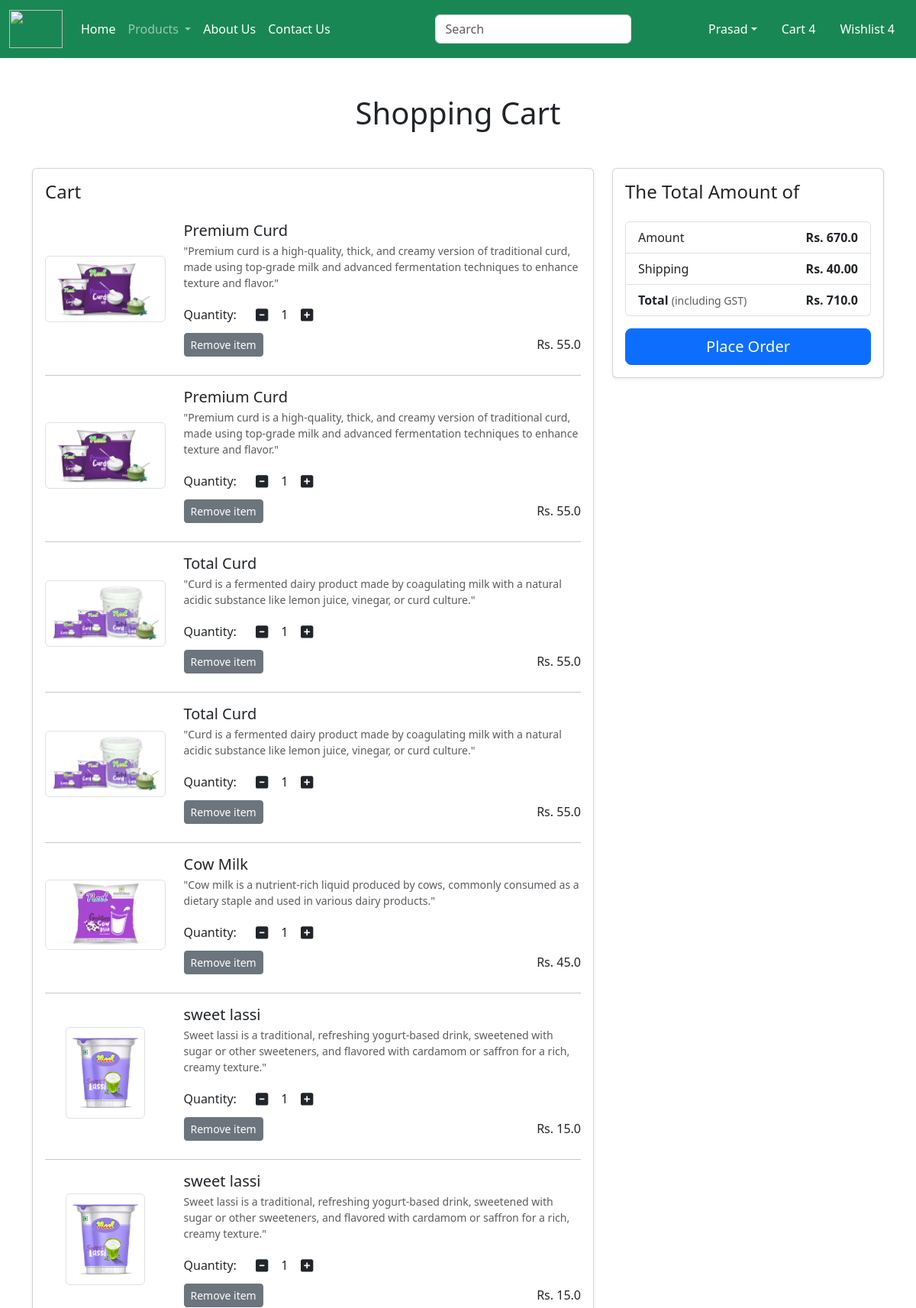
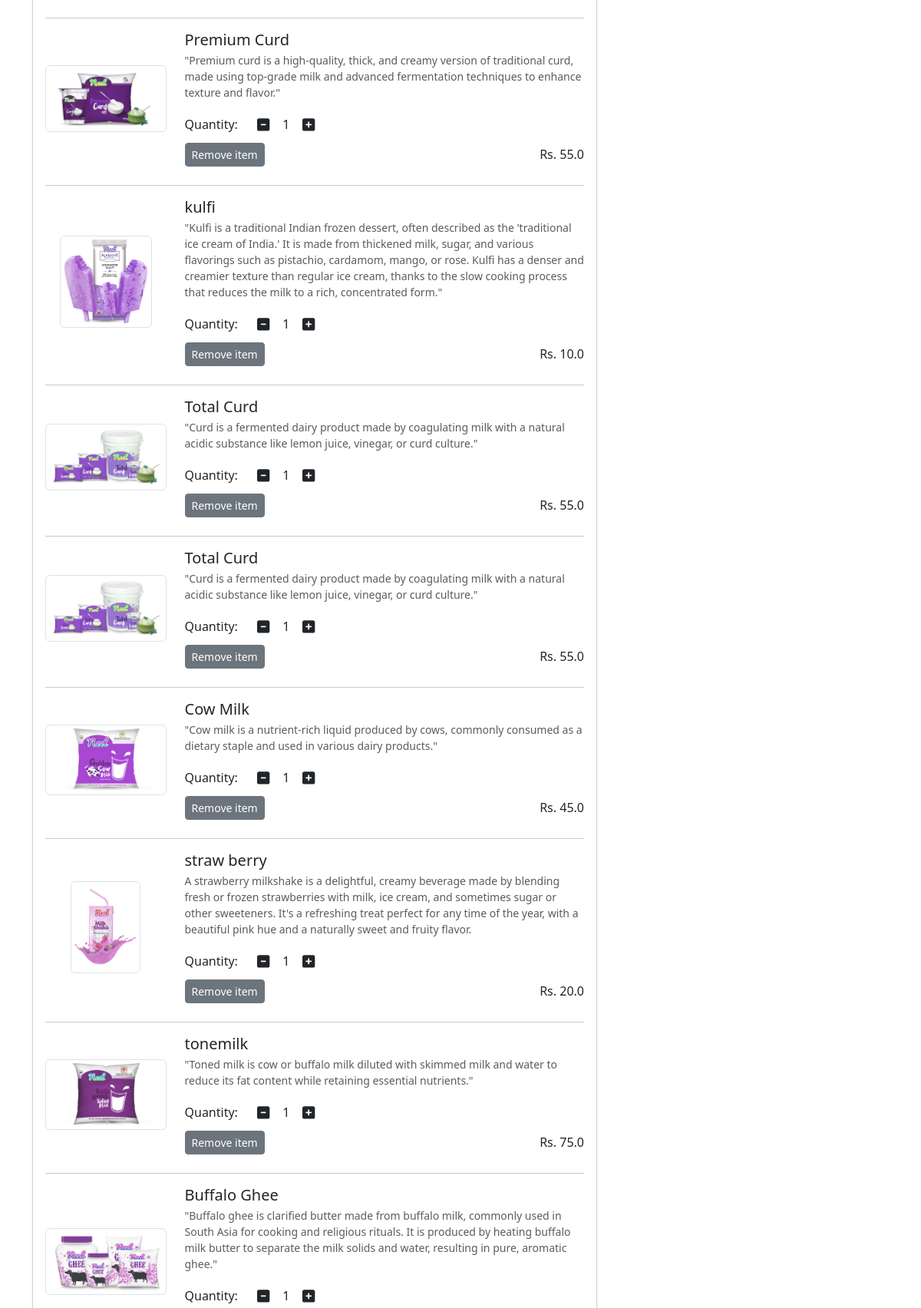
The app's page /cart/ (signed in, upper part) with its own data (2 pictures, top to bottom).
### app/models.py (models this page shows, shortened)
class Cart(models.Model):
    user = models.ForeignKey(User,on_delete=models.CASCADE)
    product = models.ForeignKey(Product,on_delete=models.CASCADE)
    quantity = models.PositiveIntegerField(default=1)

class Product(models.Model):
    title= models.CharField(max_length=100)
    selling_price=models.FloatField()
    discounted_price = models.FloatField()
    description = models.TextField()
    composition=models.TextField(default='')
    prodapp=models.TextField(default='')
    category=models.CharField(choices=CATEGORY_CHOICES, max_length=2)
    product_image=models.ImageField(upload_to='product')

### app/views.py (the view)
# urls.py: path('cart/' , views.show_cart,name='showcart'),
def show_cart(request):
    user=request.user
    cart = Cart.objects.filter(user=user)
    amount = 0
    for p in cart :
        value = p.quantity * p.product .discounted_price
        amount=amount + value
    totalamount = amount + 40
    return render(request, 'app/addtocart.html', locals())

### app/templates/app/addtocart.html (shortened to what this page needs)
{% extends 'app/base.html' %}
{% load static %}
{% block main-content %}
<div class="container my-5">
  <div class="row">
    <div class="col-12">
      <h1 class="text-center mb-5">Shopping Cart</h1>
    </div>
  </div>
  <div class="row">
    {% if cart %}
      <div class="col-md-8">
        <div class="card shadow-sm mb-4">
          <div class="card-body">
            <h4 class="mb-4">Cart</h4>
            {% for item in cart %}
              <div class="row align-items-center mb-4">
                <div class="col-md-3 text-center">
                  <img src="{{ item.product.product_image.url }}"
                       alt="{{ item.product.title }}"
                       class="img-fluid img-thumbnail"
                       style="max-height:120px;">
                </div>
                <div class="col-md-9">
                  <h5 class="mb-1">{{ item.product.title }}</h5>
                  <p class="text-muted small mb-3">{{ item.product.description }}</p>
                  <div class="d-flex align-items-center mb-2">
                    <label class="me-3 mb-0">Quantity:</label>
                    <a class="minus-cart btn btn-sm" pid="{{ item.product.id }}">
                      <i class="fas fa-minus-square fa-lg"></i>
                    </a>
                    <span class="mx-2" id="quantity-{{ item.product.id }}">{{ item.quantity }}</span>
                    <a class="plus-cart btn btn-sm" pid="{{ item.product.id }}">
                      <i class="fas fa-plus-square fa-lg"></i>
                    </a>
                  </div>
                  <div class="d-flex justify-content-between align-items-center">
                    <a href="#" class="remove-cart btn btn-sm btn-secondary" pid="{{ item.product.id }}">Remove item</a>
                    <h6 class="mb-0">Rs. {{ item.product.discounted_price }}</h6>
                  </div>
                </div>
              </div>
              {% if not forloop.last %}
                <hr class="my-3">
              {% endif %}
            {% endfor %}
          </div>
        </div>
      </div>
      <div class="col-md-4">
        <div class="card shadow-sm">
          <div class="card-body">
            <h4 class="mb-4">The Total Amount of</h4>
            <ul class="list-group mb-3">
              <li class="list-group-item d-flex justify-content-between align-items-center">
                <span>Amount</span>
                <strong id="amount">Rs. {{ amount }}</strong>
              </li>
              <li class="list-group-item d-flex justify-content-between align-items-center">
                <span>Shipping</span>
                <strong>Rs. 40.00</strong>
              </li>
              <li class="list-group-item d-flex justify-content-between align-items-center">
                <span><strong>Total</strong> <small class="text-muted">(including GST)</small></span>
                <strong id="totalamount">
                  Rs.
                  {% if totalamount %}
                    {{ totalamount }}
                  {% elif totalamout %}
                    {{ totalamout }}
                  {% else %}
                    0.00
                  {% endif %}
                </strong>
              </li>
            </ul>
            <div class="d-grid">
              <a href="{% url 'checkout' %}" class="btn btn-primary btn-lg w-100">Place Order</a>
            </div>
          </div>
        </div>
      </div>
    {% else %}
      <div class="col-12">
        <h3 class="text-center">Cart is Empty</h3>
      </div>
    {% endif %}
  </div>
</div>
{% endblock main-content %}

### records on screen
Cart: product.product_image (picture), product "Premium Curd", product.description "\"Premium curd is a high-quality, thick, and creamy version of traditional curd, made using top-grade milk and advanced fermentation techniques to enhance texture and flavor.\"", quantity "1", product.discounted_price "55.0"
Cart: product.product_image (picture), product "Premium Curd", product.description "\"Premium curd is a high-quality, thick, and creamy version of traditional curd, made using top-grade milk and advanced fermentation techniques to enhance texture and flavor.\"", quantity "1", product.discounted_price "55.0"
Cart: product.product_image (picture), product "Total Curd", product.description "\"Curd is a fermented dairy product made by coagulating milk with a natural acidic substance like lemon juice, vinegar, or curd culture.\"", quantity "1", product.discounted_price "55.0"
Cart: product.product_image (picture), product "Total Curd", product.description "\"Curd is a fermented dairy product made by coagulating milk with a natural acidic substance like lemon juice, vinegar, or curd culture.\"", quantity "1", product.discounted_price "55.0"
Cart: product.product_image (picture), product "Cow Milk", product.description "\"Cow milk is a nutrient-rich liquid produced by cows, commonly consumed as a dietary staple and used in various dairy products.\"", quantity "1", product.discounted_price "45.0"
Cart: product.product_image (picture), product "sweet lassi", product.description "Sweet lassi is a traditional, refreshing yogurt-based drink, sweetened with sugar or other sweeteners, and flavored with cardamom or saffron for a rich, creamy texture.\"", quantity "1", product.discounted_price "15.0"
Cart: product.product_image (picture), product "sweet lassi", product.description "Sweet lassi is a traditional, refreshing yogurt-based drink, sweetened with sugar or other sweeteners, and flavored with cardamom or saffron for a rich, creamy texture.\"", quantity "1", product.discounted_price "15.0"
Cart: product.product_image (picture), product "Premium Curd", product.description "\"Premium curd is a high-quality, thick, and creamy version of traditional curd, made using top-grade milk and advanced fermentation techniques to enhance texture and flavor.\"", quantity "1", product.discounted_price "55.0"
Cart: product.product_image (picture), product "kulfi", product.description "\"Kulfi is a traditional Indian frozen dessert, often described as the 'traditional ice cream of India.' It is made from thickened milk, sugar, and various flavorings such as pistachio, cardamom, mango, or rose. Kulfi has a denser and creamier texture than regular ice cream, thanks to the slow cooking process that reduces the milk to a rich, concentrated form.\"", quantity "1", product.discounted_price "10.0"
Cart: product.product_image (picture), product "Total Curd", product.description "\"Curd is a fermented dairy product made by coagulating milk with a natural acidic substance like lemon juice, vinegar, or curd culture.\"", quantity "1", product.discounted_price "55.0"
Cart: product.product_image (picture), product "Total Curd", product.description "\"Curd is a fermented dairy product made by coagulating milk with a natural acidic substance like lemon juice, vinegar, or curd culture.\"", quantity "1", product.discounted_price "55.0"
Cart: product.product_image (picture), product "Cow Milk", product.description "\"Cow milk is a nutrient-rich liquid produced by cows, commonly consumed as a dietary staple and used in various dairy products.\"", quantity "1", product.discounted_price "45.0"
Cart: product.product_image (picture), product "straw berry", product.description "A strawberry milkshake is a delightful, creamy beverage made by blending fresh or frozen strawberries with milk, ice cream, and sometimes sugar or other sweeteners. It's a refreshing treat perfect for any time of the year, with a beautiful pink hue and a naturally sweet and fruity flavor.", quantity "1", product.discounted_price "20.0"
Cart: product.product_image (picture), product "tonemilk", product.description "\"Toned milk is cow or buffalo milk diluted with skimmed milk and water to reduce its fat content while retaining essential nutrients.\"", quantity "1", product.discounted_price "75.0"
Cart: product.product_image (picture), product "Buffalo Ghee", product.description "\"Buffalo ghee is clarified butter made from buffalo milk, commonly used in South Asia for cooking and religious rituals. It is produced by heating buffalo milk butter to separate the milk solids and water, resulting in pure, aromatic ghee.\"", quantity "1"

### other values on screen
{{ amount }} "670.0"
{{ totalamount }} "710.0"
